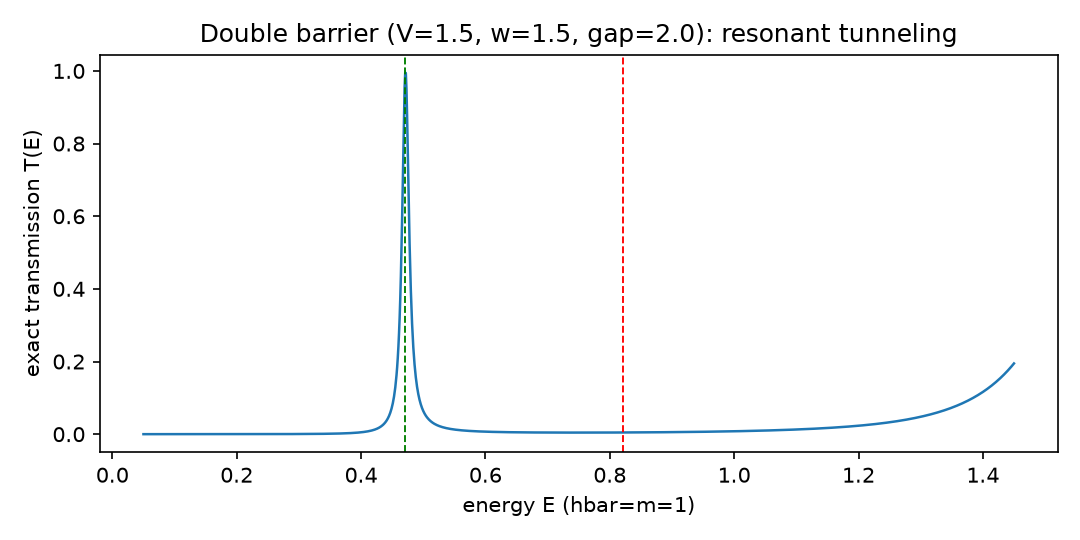

Python code for this plot:
# TUNNELING DEEPENED, part 1 -- the DOUBLE barrier and resonant
# tunneling (extends tunneling.py, Codex section XIX).
#
# Two identical rectangular barriers (height V, width w) separated
# by a well of width L. A particle whose energy matches a quasi-
# bound level of the well transmits (nearly) PERFECTLY, even though
# each barrier alone would reflect almost all of it -- the cir-
# cuit QED / resonant-tunneling-diode effect, in 1D.
#
# Part 1 -- exact T(E) by transfer matrix (same propagator as the
# single barrier, applied segment by segment). Symmetric double
# barriers have T = 1 exactly at resonance.
# Part 2 -- split-step wavepackets tuned ON and OFF resonance.
# Units hbar = m = 1, as in tunneling.py.
#
# Gates:
#   G1 the resonance nearest E ~ 0.8 has exact T >= 0.98
#   G2 far off resonance exact T is tiny (< 0.02)
#   G3 wavepacket T(on resonance) >= 4x T(off resonance)

import json
import numpy as np
import matplotlib
matplotlib.use("Agg")
import matplotlib.pyplot as plt

V, w, L = 1.5, 1.5, 2.0


def T_exact_double(E):
    """Transfer matrix across barrier-well-barrier.  k in free
    regions, q = sqrt(2(E-V)) (imaginary below V) in barriers,
    k again in the well."""
    k = np.sqrt(2 * E + 0j)
    q = np.sqrt(2 * (E - V) + 0j)

    def interface(k1, k2):
        t = 2 * k1 / (k1 + k2)
        r = (k1 - k2) / (k1 + k2)
        return np.array([[1, r], [r, 1]], dtype=complex) / t

    def prop(kk, d):
        return np.diag([np.exp(1j * kk * d), np.exp(-1j * kk * d)])

    Mtot = interface(q, k)                     # exit face, barrier 2
    Mtot = prop(q, w) @ Mtot
    Mtot = interface(k, q) @ Mtot
    Mtot = prop(k, L) @ Mtot
    Mtot = interface(q, k) @ Mtot
    Mtot = prop(q, w) @ Mtot
    Mtot = interface(k, q) @ Mtot
    t_amp = 1.0 / Mtot[0, 0]
    return float(abs(t_amp) ** 2)


Es = np.linspace(0.05, 1.45, 1401)
Ts = np.array([T_exact_double(e) for e in Es])
# resonances = local maxima above 0.5
res = []
for i in range(1, len(Es) - 1):
    if Ts[i] > 0.5 and Ts[i] >= Ts[i - 1] and Ts[i] >= Ts[i + 1]:
        res.append((float(Es[i]), float(Ts[i])))
E_res, T_res = max(res, key=lambda p: abs(p[0] - 0.8) * -1 if False else p[1])
E_res, T_res = min(res, key=lambda p: abs(p[0] - 0.8))
E_off = E_res + 0.35
T_off = T_exact_double(E_off)
print(f"resonances (E, T): {[(round(a,3), round(b,3)) for a,b in res]}")
print(f"chosen resonance E={E_res:.3f} T={T_res:.4f}; "
      f"off-resonance E={E_off:.3f} T={T_off:.5f}")
g1 = T_res >= 0.98
g2 = T_off < 0.02
print(f"G1 resonance T>=0.98: {g1} | G2 off-res T<0.02: {g2}")


# ---- wavepackets, split-step (machinery from tunneling.py) ----
def packet_T(E0, label):
    N, Lx = 16384, 200.0
    x = np.linspace(-Lx / 2, Lx / 2, N, endpoint=False)
    dx = x[1] - x[0]
    sigma = 8.0
    x0 = -34.0
    k0 = np.sqrt(2 * E0)
    psi = (np.exp(-(x - x0) ** 2 / (4 * sigma ** 2))
           * np.exp(1j * k0 * x)).astype(complex)
    psi /= np.sqrt(np.sum(np.abs(psi) ** 2) * dx)
    pot = np.zeros(N)
    b1 = (x >= 0) & (x < w)
    well = (x >= w) & (x < w + L)
    b2 = (x >= w + L) & (x < 2 * w + L)
    pot[b1 | b2] = V
    kk = 2 * np.pi * np.fft.fftfreq(N, d=dx)
    dt = 0.02
    steps = int(80.0 / dt)
    half = np.exp(-0.5j * pot * dt)
    kin = np.exp(-0.5j * kk ** 2 * dt)
    for _ in range(steps):
        psi *= half
        psi = np.fft.ifft(kin * np.fft.fft(psi))
        psi *= half
    dens = np.abs(psi) ** 2 * dx
    xedge = 2 * w + L
    T = float(np.sum(dens[x > xedge + 1]))
    R = float(np.sum(dens[x < -1]))
    print(f"  packet {label}: E={E0:.3f}  T={T:.4f} R={R:.4f}")
    return T


Tp_on = packet_T(E_res, "ON resonance")
Tp_off = packet_T(E_off, "OFF resonance")
g3 = Tp_on >= 4 * max(Tp_off, 1e-6)
print(f"G3 packet T_on >= 4x T_off: {g3} ({Tp_on:.4f} vs {Tp_off:.4f})")

fig, ax = plt.subplots(figsize=(7.2, 3.6))
ax.plot(Es, Ts, lw=1.2)
ax.axvline(E_res, color="g", ls="--", lw=0.9)
ax.axvline(E_off, color="r", ls="--", lw=0.9)
ax.set_xlabel("energy E (hbar=m=1)")
ax.set_ylabel("exact transmission T(E)")
ax.set_title(f"Double barrier (V={V}, w={w}, gap={L}): resonant tunneling")
fig.tight_layout()
fig.savefig("tunneling_double_barrier.png", dpi=150)

out = {"barrier": {"V": V, "width": w, "gap": L},
       "resonances": [{"E": a, "T": b} for a, b in res],
       "chosen": {"E_res": E_res, "T_exact_res": T_res,
                  "E_off": E_off, "T_exact_off": T_off,
                  "T_packet_on": Tp_on, "T_packet_off": Tp_off},
       "gates": {"G1_resonance_unity": bool(g1),
                 "G2_off_resonance_tiny": bool(g2),
                 "G3_packet_contrast": bool(g3)}}
with open("tunneling_double_barrier_results.json", "w") as f:
    json.dump(out, f, indent=2)
print("ALL GATES PASS" if all(out["gates"].values()) else "SOME GATE FAILED")
print("Saved tunneling_double_barrier_results.json + PNG")
